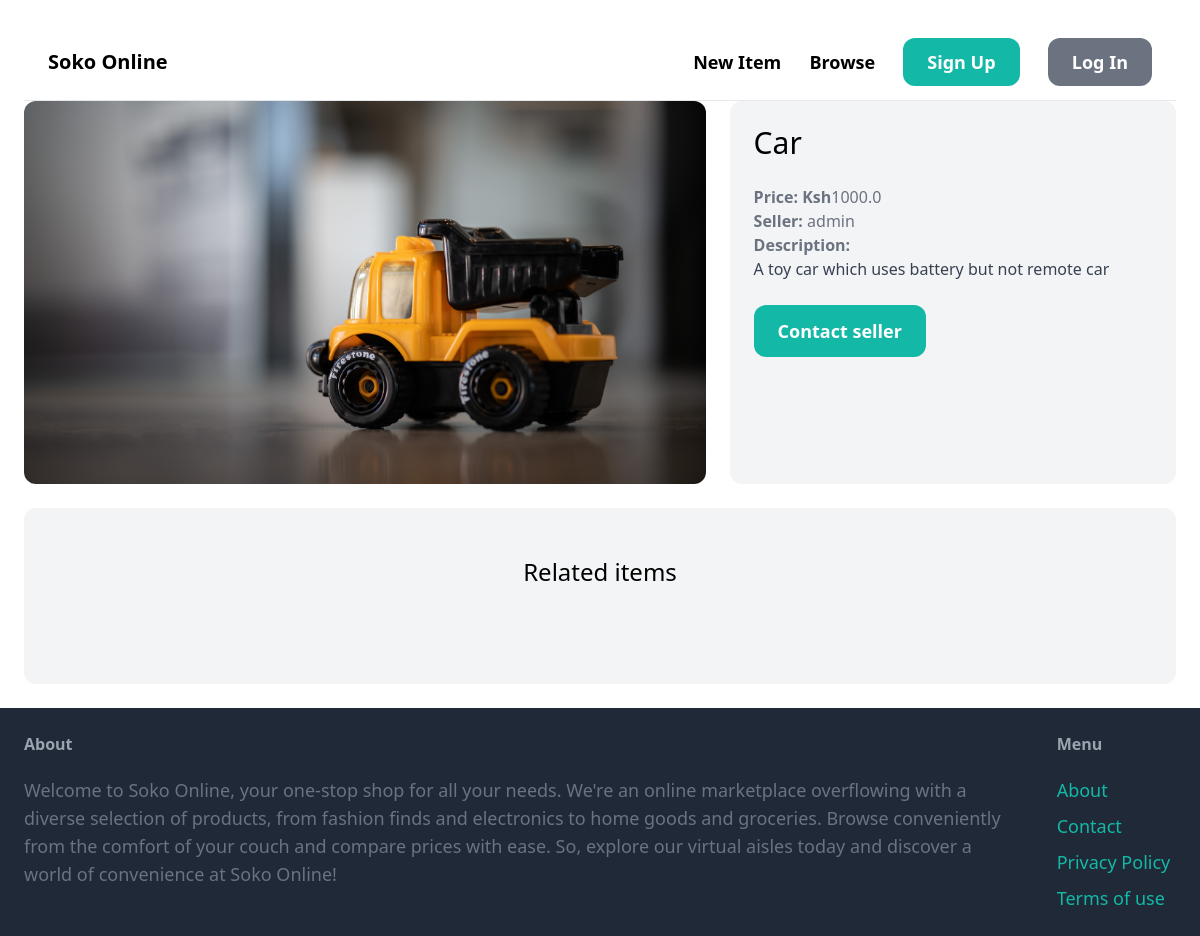
Page /items/1/ on the committed database.
### item/models.py (models this page shows, shortened)
class Item(models.Model):
    category=models.ForeignKey(Category,related_name='items', on_delete=models.CASCADE)
    name=models.CharField(max_length=255)
    description=models.TextField(blank=True,null=True)
    price=models.FloatField()
    image=models.ImageField(upload_to='item_images', blank=True, null=True)
    is_sold=models.BooleanField(default=False)
    created_by=models.ForeignKey(User, related_name='items', on_delete=models.CASCADE)
    created_on = models.DateTimeField(auto_now_add=True)

### item/views.py (the view)
# urls.py: path('<int:pk>/', views.detail, name='detail'),
def detail(request, pk):
    item = get_object_or_404(Item, pk=pk)
    related_item = Item.objects.filter(category=item.category, is_sold=False).exclude(pk=pk)[0:3]
    return render(request, 'item/detail.html', {
        'item': item,
        'related_item': related_item,
    })

### item/templates/item/detail.html (shortened to what this page needs)
{% extends 'core/base.html' %}
{% block content %}
<div class="grid grid-cols-5 gap-6">
    <div class="col-span-3">
        <img src={{ item.image.url }} class="rounded-xl" alt="item">
    </div>
    <div class="col-span-2 p-6 bg-gray-100 rounded-xl">
        <h1 class="mb-6 text-3xl">{{ item.name }}</h1>
        <p class="text-gray-500"><strong>Price: Ksh</strong>{{ item.price }}</p>
        <p class="text-gray-500"><strong>Seller: </strong>{{ item.created_by.username }}</p>
        {% if item.description %}
        <p class="text-gray-700">
            <strong class="text-gray-500">Description:</strong><br>
            {{ item.description }}
        </p>
        {% endif %}
        {% if request.user == item.created_by %}
        <div class="mt-6 p-6 bg-white rounded-xl">
            <p>This is your item!</p>
            <a href="{% url 'item:edit' item.id %}"
                class="inline-block mt-6 px-6 py-3 text-lg font-semibold bg-teal-500 text-white rounded-xl">Edit</a>
            <a href="{% url 'item:delete' item.id %}"
                class="inline-block mt-6 px-6 py-3 text-lg font-semibold bg-red-500 text-white rounded-xl">Delete</a>
        </div>
        {% else %}
        <a href="{% url 'conversation:new' item.id %}"
            class="inline-block mt-6 px-6 py-3 text-lg font-semibold bg-teal-500 text-white rounded-xl hover:bg-teal-700">Contact
            seller</a>
        {% endif %}
    </div>
</div>
<div class="mt-6 px-6 py-12 bg-gray-100 rounded-xl">
    <h2 class="mb-12 text-2xl text-center">Related items</h2>
</div>
{% endblock %}

### rows in the picture
Item: image (picture), name "Car", price "1000.0", created_by.username "admin", description "A toy car which uses battery but not remote car"
